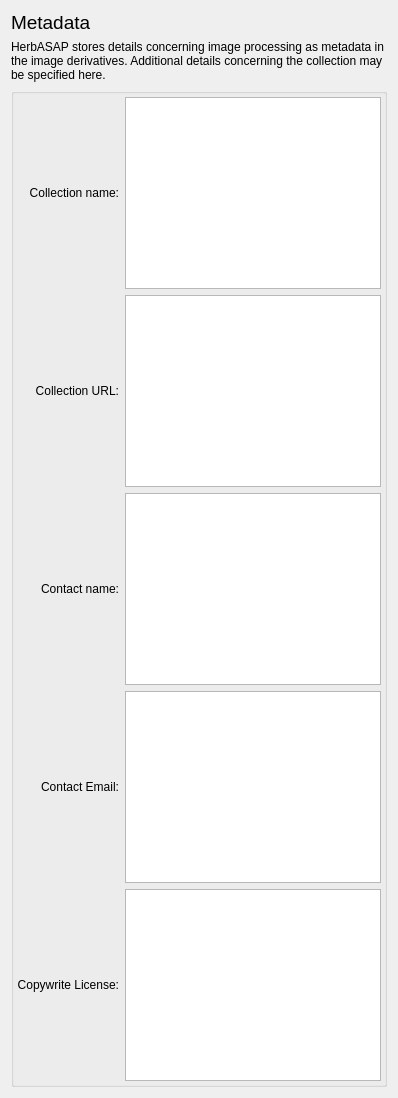
  <widget class="QWizardPage" name="metaRead_setup_page">
   <layout class="QVBoxLayout" name="verticalLayout_5">
    <item>
     <widget class="QLabel" name="label_22">
      <property name="font">
       <font>
        <pointsize>14</pointsize>
       </font>
      </property>
      <property name="text">
       <string>Metadata</string>
      </property>
     </widget>
    </item>
    <item>
     <widget class="QLabel" name="label_23">
      <property name="text">
       <string>HerbASAP stores details concerning image processing as metadata in the image derivatives. Additional details concerning the collection may be specified here.</string>
      </property>
      <property name="wordWrap">
       <bool>true</bool>
      </property>
     </widget>
    </item>
    <item>
     <widget class="QGroupBox" name="group_metaDataApplication">
      <property name="enabled">
       <bool>true</bool>
      </property>
      <property name="title">
       <string/>
      </property>
      <property name="checkable">
       <bool>false</bool>
      </property>
      <layout class="QGridLayout" name="gridLayout_19" columnstretch="0,0">
       <property name="leftMargin">
        <number>3</number>
       </property>
       <property name="topMargin">
        <number>3</number>
       </property>
       <property name="rightMargin">
        <number>3</number>
       </property>
       <property name="bottomMargin">
        <number>3</number>
       </property>
       <item row="4" column="0">
        <widget class="QLabel" name="label_copywriteLicense">
         <property name="text">
          <string>Copywrite License:</string>
         </property>
         <property name="alignment">
          <set>Qt::AlignRight|Qt::AlignTrailing|Qt::AlignVCenter</set>
         </property>
        </widget>
       </item>
       <item row="2" column="0">
        <widget class="QLabel" name="label_contactName">
         <property name="text">
          <string>Contact name:</string>
         </property>
         <property name="alignment">
          <set>Qt::AlignRight|Qt::AlignTrailing|Qt::AlignVCenter</set>
         </property>
        </widget>
       </item>
       <item row="0" column="1">
        <widget class="QPlainTextEdit" name="plainTextEdit_collectionName">
         <property name="sizePolicy">
          <sizepolicy hsizetype="Expanding" vsizetype="MinimumExpanding">
           <horstretch>0</horstretch>
           <verstretch>0</verstretch>
          </sizepolicy>
         </property>
         <property name="minimumSize">
          <size>
           <width>0</width>
           <height>50</height>
          </size>
         </property>
         <property name="tabChangesFocus">
          <bool>true</bool>
         </property>
        </widget>
       </item>
       <item row="0" column="0">
        <widget class="QLabel" name="label_collectionName">
         <property name="text">
          <string>Collection name:</string>
         </property>
         <property name="alignment">
          <set>Qt::AlignRight|Qt::AlignTrailing|Qt::AlignVCenter</set>
         </property>
        </widget>
       </item>
       <item row="3" column="0">
        <widget class="QLabel" name="label_contactEmail">
         <property name="text">
          <string>Contact Email:</string>
         </property>
         <property name="alignment">
          <set>Qt::AlignRight|Qt::AlignTrailing|Qt::AlignVCenter</set>
         </property>
        </widget>
       </item>
       <item row="1" column="1">
        <widget class="QPlainTextEdit" name="plainTextEdit_collectionURL">
         <property name="minimumSize">
          <size>
           <width>0</width>
           <height>50</height>
          </size>
         </property>
         <property name="inputMethodHints">
          <set>Qt::ImhMultiLine|Qt::ImhUrlCharactersOnly</set>
         </property>
         <property name="tabChangesFocus">
          <bool>true</bool>
         </property>
        </widget>
       </item>
       <item row="2" column="1">
        <widget class="QPlainTextEdit" name="plainTextEdit_contactName">
         <property name="minimumSize">
          <size>
           <width>0</width>
           <height>50</height>
          </size>
         </property>
         <property name="tabChangesFocus">
          <bool>true</bool>
         </property>
        </widget>
       </item>
       <item row="3" column="1">
        <widget class="QPlainTextEdit" name="plainTextEdit_contactEmail">
         <property name="minimumSize">
          <size>
           <width>0</width>
           <height>50</height>
          </size>
         </property>
         <property name="inputMethodHints">
          <set>Qt::ImhEmailCharactersOnly|Qt::ImhMultiLine</set>
         </property>
         <property name="tabChangesFocus">
          <bool>true</bool>
         </property>
        </widget>
       </item>
       <item row="4" column="1">
        <widget class="QPlainTextEdit" name="plainTextEdit_copywriteLicense">
         <property name="minimumSize">
          <size>
           <width>0</width>
           <height>50</height>
          </size>
         </property>
         <property name="tabChangesFocus">
          <bool>true</bool>
         </property>
        </widget>
       </item>
       <item row="1" column="0">
        <widget class="QLabel" name="label_collectionIURL">
         <property name="text">
          <string>Collection URL:</string>
         </property>
         <property name="alignment">
          <set>Qt::AlignRight|Qt::AlignTrailing|Qt::AlignVCenter</set>
         </property>
        </widget>
       </item>
      </layout>
     </widget>
    </item>
   </layout>
  </widget>
